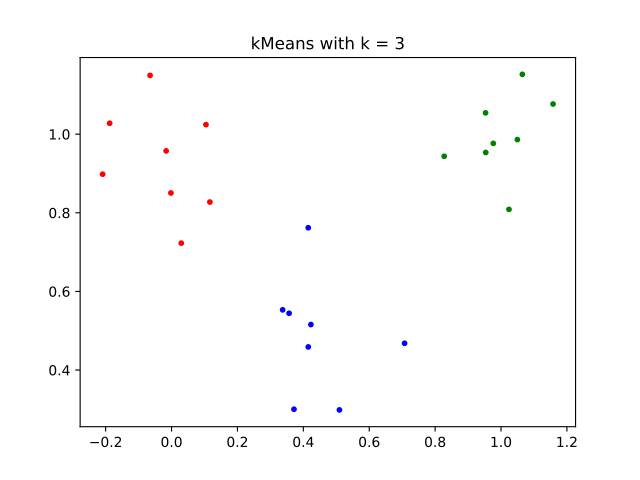

Reproduce this figure in Python.
import numpy as np
from scipy.stats import multivariate_normal
from cluster.cluster import KMeansClustering
from cluster.utils import visualize_clusters_2d
# matplotlib only for visualization
import matplotlib.pyplot as plt

# create the dataset
np.random.seed(42)

mvn1 = multivariate_normal(
          mean=np.array([1, 1]), cov=np.eye(2) * 0.01)
mvn2 = multivariate_normal(
          mean=np.array([0.5, 0.5]), cov=np.eye(2) * 0.02)
mvn3 = multivariate_normal(
          mean=np.array([0, 1]), cov=np.eye(2) * 0.02)

rvs1 = mvn1.rvs(8)
rvs2 = mvn2.rvs(8)
rvs3 = mvn3.rvs(8)

points = np.vstack([rvs1, rvs2, rvs3])

# cluster the dataset
k_means_clustering = KMeansClustering(k=3)
k_means_clustering.cluster(points=points)
labels = k_means_clustering.get_labels()

# visualize the dataset in 2D
fig, ax = plt.subplots()
ax = visualize_clusters_2d(points, labels, ax, 'kMeans with k = 3')
plt.show()
